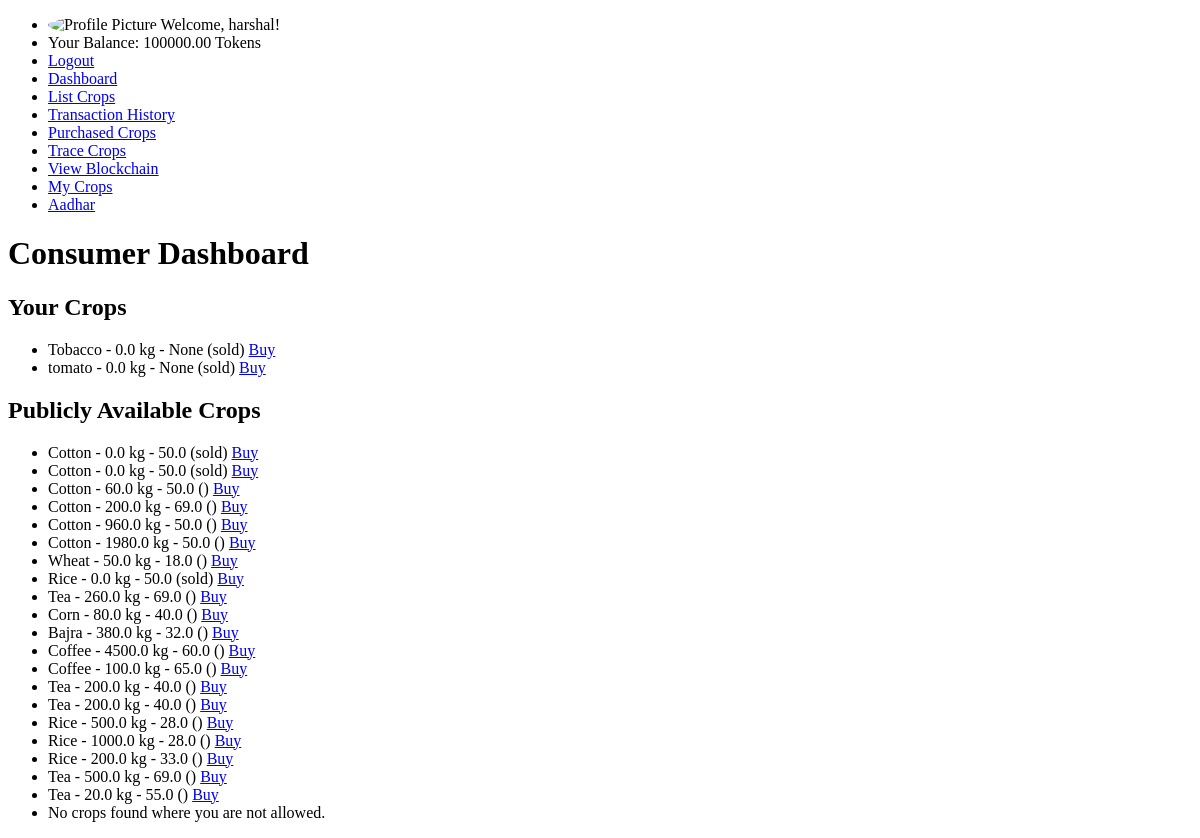
The page /dashboard/ (signed in) on the database as committed earlier.
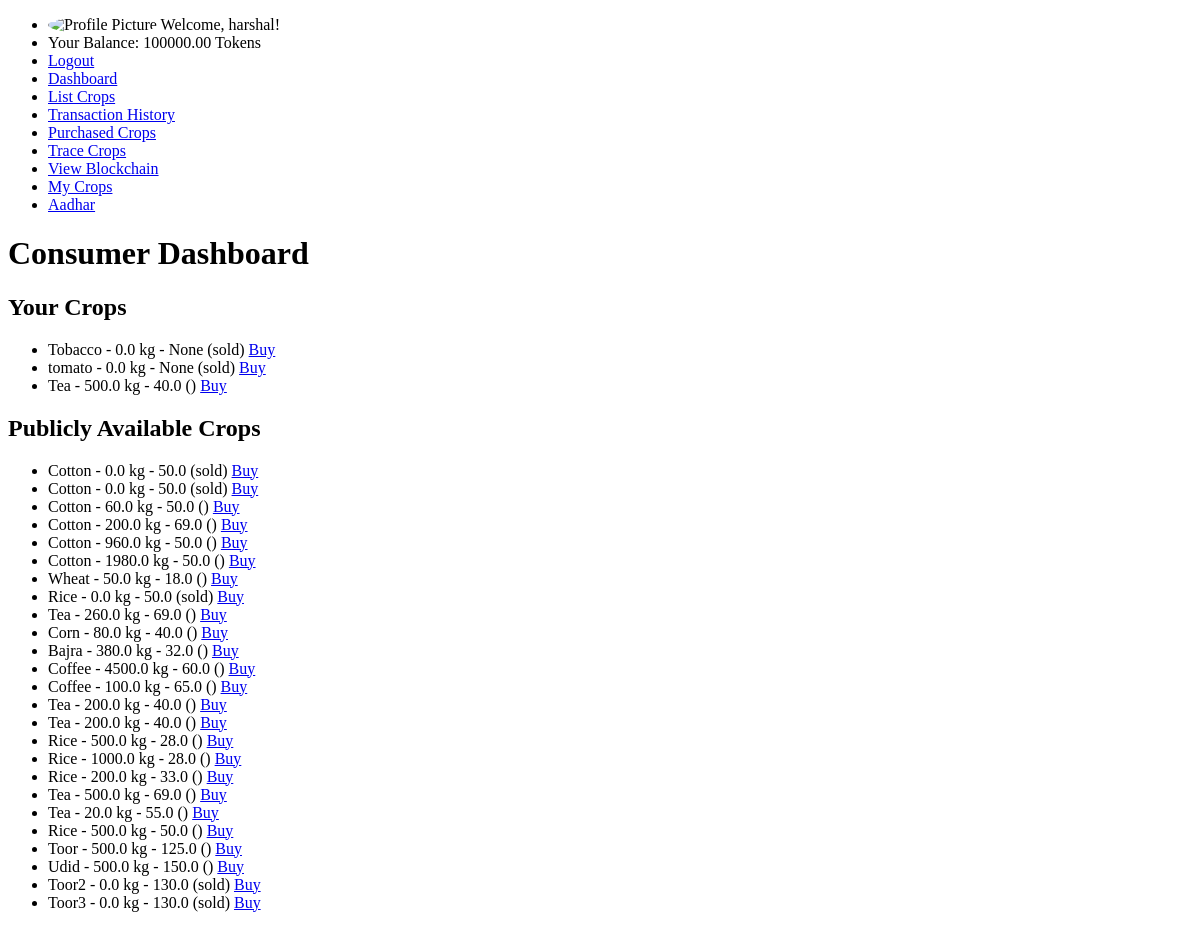
The same page on the database as committed later.
### supply_chain/models.py (models this page shows, shortened)
class Crop(models.Model):
    name = models.CharField(max_length=100)
    quantity = models.FloatField()
    price = models.FloatField()  # Price for public visibility
    specific_user_price = models.FloatField(blank=True, null=True)  # Price for specific users
    current_owner = models.ForeignKey(settings.AUTH_USER_MODEL, on_delete=models.CASCADE, related_name='owned_crops')
    status = models.CharField(max_length=20, choices=[('listed', 'Listed'), ('sold', 'Sold')])
    current_stage = models.CharField(max_length=100, default='Listed by Farmer')
    transaction_hash = models.CharField(max_length=64, blank=True, null=True)
    allowed_users = models.ManyToManyField(settings.AUTH_USER_MODEL, related_name='allowed_crops', blank=True)
    visibility = models.CharField(max_length=10, choices=[('public', 'Public'), ('private', 'Private')], default='public')
    price_in_tokens = models.FloatField(blank=True, null=True, help_text='Optional: Price in tokens for the crop.')
    token_currency_enabled = models.BooleanField(default=False, help_text='Is token currency enabled for this crop?')

class UserSpecificCrop(models.Model):
    crop = models.ForeignKey(Crop, on_delete=models.CASCADE, related_name='user_specifics')
    user = models.ForeignKey(settings.AUTH_USER_MODEL, on_delete=models.CASCADE)
    specific_price = models.FloatField(null=True, blank=True)  # Price specific to this user
    allowed = models.BooleanField(default=False)  # Whether this user can see the crop

### supply_chain/views.py (the view, shortened to what this page needs)
# urls.py: path('', RedirectView.as_view(url='/dashboard/')),  # Redirect root URL to dashboard
@login_required
def dashboard(request):
    user = request.user
    all_user_specific_crops = UserSpecificCrop.objects.all()
    not_allowed_crops = UserSpecificCrop.objects.filter(user=user, allowed=False)
    if user.role == 'FARMER':
        user_crops = Crop.objects.filter(allowed_users=user)
        public_crops = Crop.objects.filter(visibility='public')
        return render(request, 'farmer_dashboard.html', {'user_crops': user_crops, 'public_crops': public_crops,'all_user_specifics': all_user_specific_crops,'not_allowed_crops': not_allowed_crops})
    elif user.role == 'CONSUMER':
        public_crops = Crop.objects.filter(visibility='public')
        user_crops = Crop.objects.filter(allowed_users=user)
        return render(request, 'consumer_dashboard.html', {'user_crops': user_crops,'public_crops': public_crops,'all_user_specifics': all_user_specific_crops,'not_allowed_crops': not_allowed_crops})
    else:
        return redirect('list_crops')

### supply_chain/context_processors.py (called while the page is built)
def user_info(request):
    if request.user.is_authenticated:
        profile_picture_url = request.user.profile_picture.url if hasattr(request.user, 'profile_picture') and request.user.profile_picture else 'default_profile.png'
        return {
            'profile_name': request.user.username,
            'dp_url': profile_picture_url,
            'available_tokens': getattr(request.user, 'balance', 0),  # Assuming token_balance is an attribute of CustomUser
        }
    return {}

### supply_chain/templates/consumer_dashboard.html
{% extends 'base.html' %}
{% block content %}
<h1>Consumer Dashboard</h1>
<h2>Your Crops</h2>
<ul>
    {% if user_crops %}
        {% for crop in user_crops %}
            <li>{{ crop.name }} - {{ crop.quantity }} kg - {{ crop.specific_user_price }} ({{ crop.status }})
                <a href="{% url 'buy_crops' crop.id %}">Buy</a>
            </li>
        {% endfor %}
    {% else %}
        <li>No crops listed yet.</li>
    {% endif %}
</ul>
<h2>Publicly Available Crops</h2>
<ul>
    {% if public_crops %}
        {% for crop in public_crops %}
            <li>{{ crop.name }} - {{ crop.quantity }} kg - {{ crop.price }} ({{ crop.status }})
                <a href="{% url 'buy_crops' crop.id %}">Buy</a>
            </li>
        {% endfor %}
    {% else %}
        <li>No public crops available.</li>
    {% endif %}
    {% for crop in not_allowed_crops %}
        <li>{{ crop.crop.name }} - {{ crop.crop.quantity }} kg - {{ crop.crop.price }}  ({{ crop.crop.status }})
            <a href="{% url 'buy_crops' crop.crop.id %}">Buy</a>
        </li>
    {% empty %}
        <li>No crops found where you are not allowed.</li>
    {% endfor %}
</ul>
{% endblock %}

Rows that differ between the two databases and show on the page:
added Crop: name "Tea", quantity "500.0", specific_user_price "40.0", shown under "Your Crops"
added Crop: name "Rice", quantity "500.0", price "50.0", shown under "Publicly Available Crops"
added Crop: name "Toor", quantity "500.0", price "125.0", shown under "Publicly Available Crops"
added Crop: name "Udid", quantity "500.0", price "150.0", shown under "Publicly Available Crops"
added UserSpecificCrop: crop.name "Toor2", crop.quantity "0.0", crop.price "130.0", crop.status "sold"
added UserSpecificCrop: crop.name "Toor3", crop.quantity "0.0", crop.price "130.0", crop.status "sold"
Other text that changed with them:
text no longer shown: "No crops found where you are not allowed."
